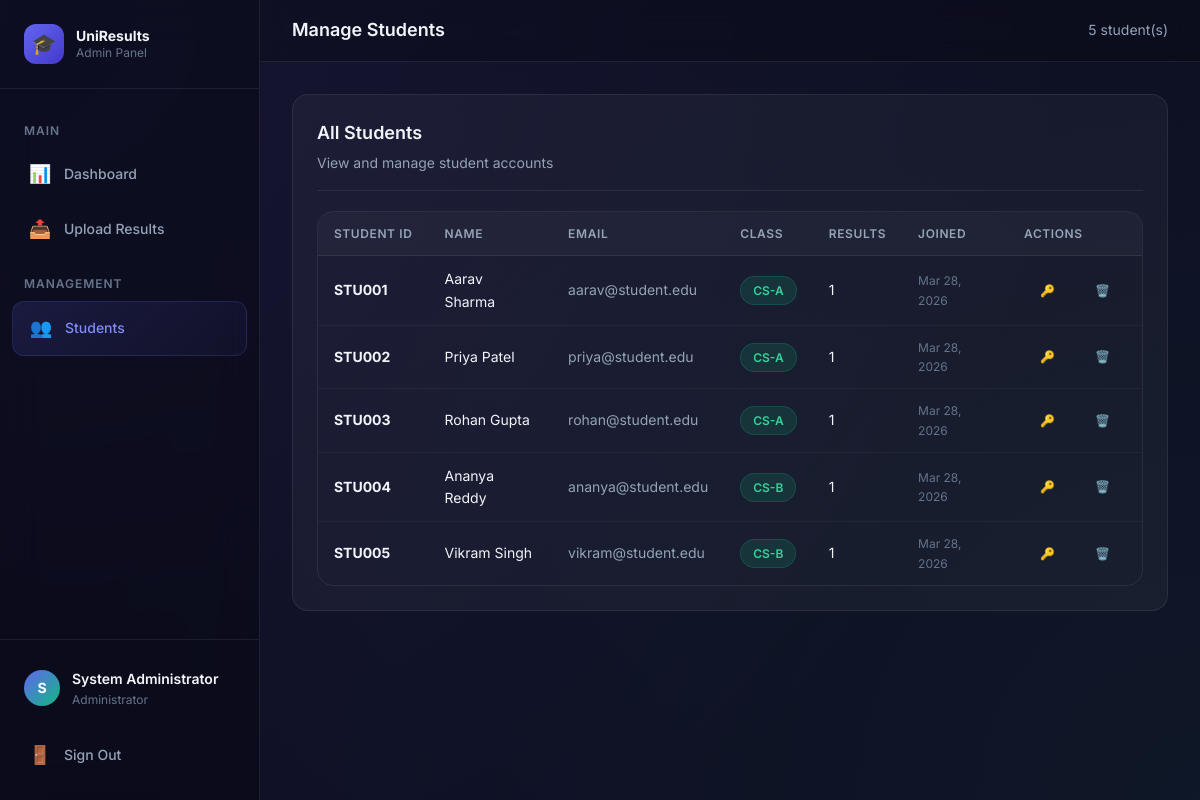
Page /admin/manage_students.php (signed in) on the committed database.
### tables this page shows
CREATE TABLE IF NOT EXISTS users (
    UserID INT AUTO_INCREMENT PRIMARY KEY,
    StudentID VARCHAR(50) UNIQUE NOT NULL,
    Name VARCHAR(100) NOT NULL,
    Email VARCHAR(100) DEFAULT NULL,
    Password VARCHAR(255) NOT NULL,
    Role ENUM('admin', 'student') DEFAULT 'student',
    Class VARCHAR(50) DEFAULT NULL,
    CreatedAt TIMESTAMP DEFAULT CURRENT_TIMESTAMP
);

### admin/manage_students.php (the view, shortened to what this page needs)
<?php
$pdo = getDBConnection();
$students = $pdo->query("
    SELECT u.*,
           (SELECT COUNT(*) FROM results r WHERE r.StudentID = u.StudentID) as ResultCount
    FROM users u
    WHERE u.Role = 'student'
    ORDER BY u.StudentID
")->fetchAll();
?>
<!DOCTYPE html>
<html lang="en">
<head>
    <link rel="stylesheet" href="../assets/css/style.css">
</head>
<body>
    <div class="layout">
        <aside class="sidebar">
            <div class="sidebar-header">
                <div class="sidebar-brand">
                    <div class="sidebar-brand-icon">🎓</div>
                    <div class="sidebar-brand-text">
                        UniResults
                        <span>Admin Panel</span>
                    </div>
                </div>
            </div>
            <nav class="sidebar-nav">
                <div class="sidebar-nav-label">Main</div>
                <a href="dashboard.php" class="sidebar-link">
                    <span class="link-icon">📊</span> Dashboard
                </a>
                <a href="upload.php" class="sidebar-link">
                    <span class="link-icon">📤</span> Upload Results
                </a>
                <div class="sidebar-nav-label">Management</div>
                <a href="manage_students.php" class="sidebar-link active">
                    <span class="link-icon">👥</span> Students
                </a>
            </nav>
            <div class="sidebar-footer">
                <div class="sidebar-user">
                    <div class="sidebar-user-avatar"><?php echo strtoupper(substr($_SESSION['name'], 0, 1)); ?></div>
                    <div class="sidebar-user-info">
                        <div class="sidebar-user-name"><?php echo htmlspecialchars($_SESSION['name']); ?></div>
                        <div class="sidebar-user-role">Administrator</div>
                    </div>
                </div>
                <a href="../student/logout.php" class="sidebar-link" style="margin-top: var(--space-2);">
                    <span class="link-icon">🚪</span> Sign Out
                </a>
            </div>
        </aside>
        <main class="main-content">
            <header class="topbar">
                <div class="topbar-left">
                    <h2 class="topbar-title">Manage Students</h2>
                </div>
                <div class="topbar-right">
                    <span style="font-size: var(--font-sm); color: var(--text-secondary);">
                        <?php echo count($students); ?> student(s)
                    </span>
                </div>
            </header>
            <div class="page-content">
                <div class="card animate-fade-in-up">
                    <div class="card-header">
                        <div>
                            <h3 class="card-title">All Students</h3>
                            <p class="card-subtitle">View and manage student accounts</p>
                        </div>
                    </div>
                    <?php if (empty($students)): ?>
                        <div class="empty-state">
                            <div class="empty-state-icon">👥</div>
                            <div class="empty-state-text">No students registered</div>
                            <div class="empty-state-sub">Students will appear here when results are uploaded or accounts are created.</div>
                        </div>
                    <?php else: ?>
                        <div class="table-container">
                            <table class="data-table">
                                <thead>
                                    <tr>
                                        <th>Student ID</th>
                                        <th>Name</th>
                                        <th>Email</th>
                                        <th>Class</th>
                                        <th>Results</th>
                                        <th>Joined</th>
                                        <th>Actions</th>
                                    </tr>
                                </thead>
                                <tbody>
                                    <?php foreach ($students as $s): ?>
                                        <tr>
                                            <td><strong><?php echo htmlspecialchars($s['StudentID']); ?></strong></td>
                                            <td><?php echo htmlspecialchars($s['Name']); ?></td>
                                            <td style="color: var(--text-secondary);"><?php echo htmlspecialchars($s['Email'] ?? '—'); ?></td>
                                            <td><span class="badge badge-first"><?php echo htmlspecialchars($s['Class'] ?? '—'); ?></span></td>
                                            <td><?php echo $s['ResultCount']; ?></td>
                                            <td style="color: var(--text-muted); font-size: var(--font-xs);"><?php echo date('M j, Y', strtotime($s['CreatedAt'])); ?></td>
                                            <td>
                                                <div style="display: flex; gap: var(--space-2);">
                                                    <form method="POST" style="display: inline;" onsubmit="return confirmAction('Reset password for <?php echo htmlspecialchars($s['StudentID']); ?> to their Student ID?')">
                                                        <button type="submit" class="btn btn-ghost btn-sm" title="Reset Password">🔑</button>
                                                    </form>
                                                    <form method="POST" style="display: inline;" onsubmit="return confirmAction('Delete student <?php echo htmlspecialchars($s['StudentID']); ?> and all their results? This cannot be undone.')">
                                                        <button type="submit" class="btn btn-ghost btn-sm" title="Delete" style="color: var(--error-400);">🗑️</button>
                                                    </form>
                                                </div>
                                            </td>
                                        </tr>
                                    <?php endforeach; ?>
                                </tbody>
                            </table>
                        </div>
                    <?php endif; ?>
                </div>
            </div>
        </main>
    </div>
</body>
</html>

### rows in the picture
users: StudentID "STU001", Name "Aarav Sharma", Email "aarav@student.edu", Class "CS-A", ResultCount "1", CreatedAt "Mar 28, 2026"
users: StudentID "STU002", Name "Priya Patel", Email "priya@student.edu", Class "CS-A", ResultCount "1", CreatedAt "Mar 28, 2026"
users: StudentID "STU003", Name "Rohan Gupta", Email "rohan@student.edu", Class "CS-A", ResultCount "1", CreatedAt "Mar 28, 2026"
users: StudentID "STU004", Name "Ananya Reddy", Email "ananya@student.edu", Class "CS-B", ResultCount "1", CreatedAt "Mar 28, 2026"
users: StudentID "STU005", Name "Vikram Singh", Email "vikram@student.edu", Class "CS-B", ResultCount "1", CreatedAt "Mar 28, 2026"

### other values in the picture
substr($_SESSION['name'], 0, 1) "S"
$_SESSION['name'] "System Administrator"
count($students) "5"
